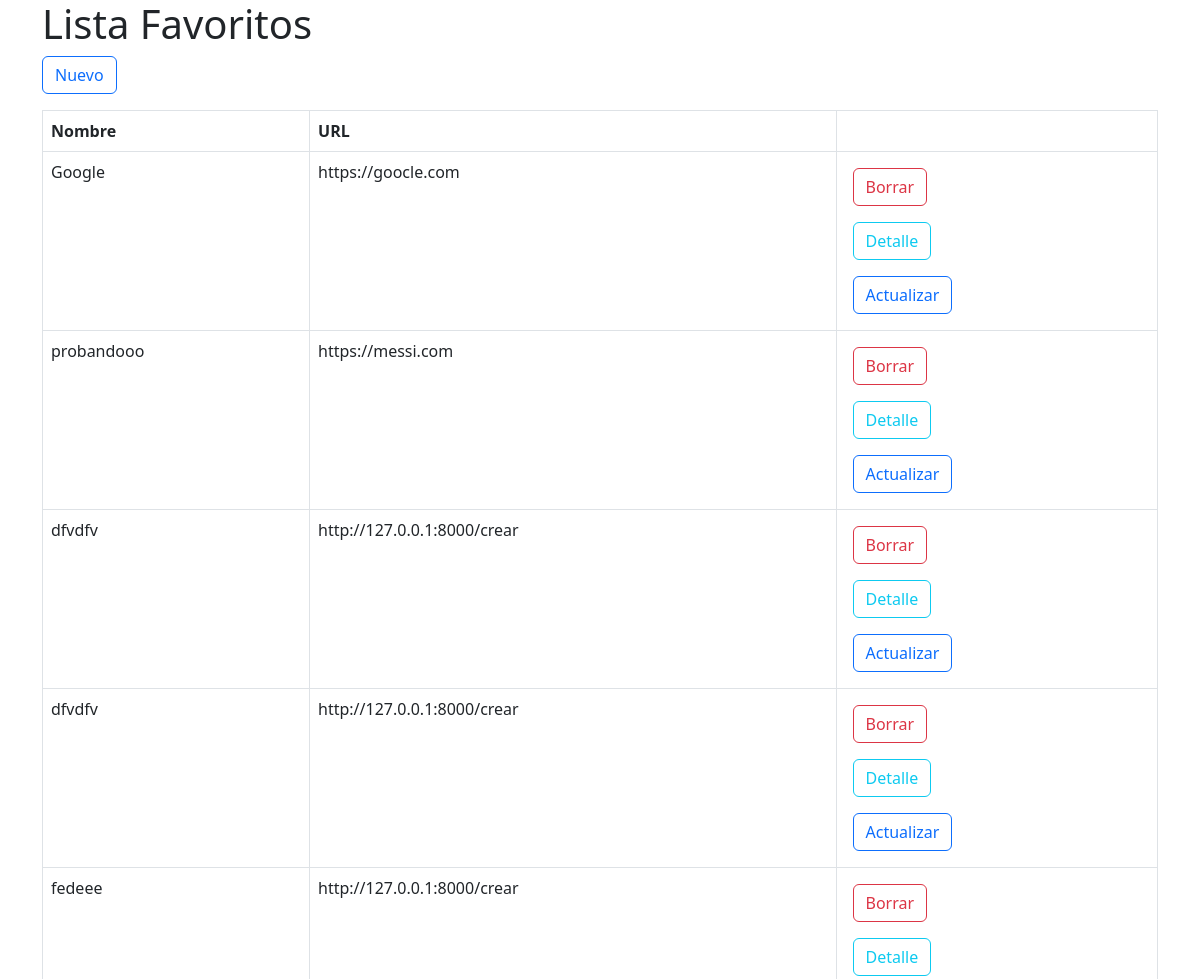
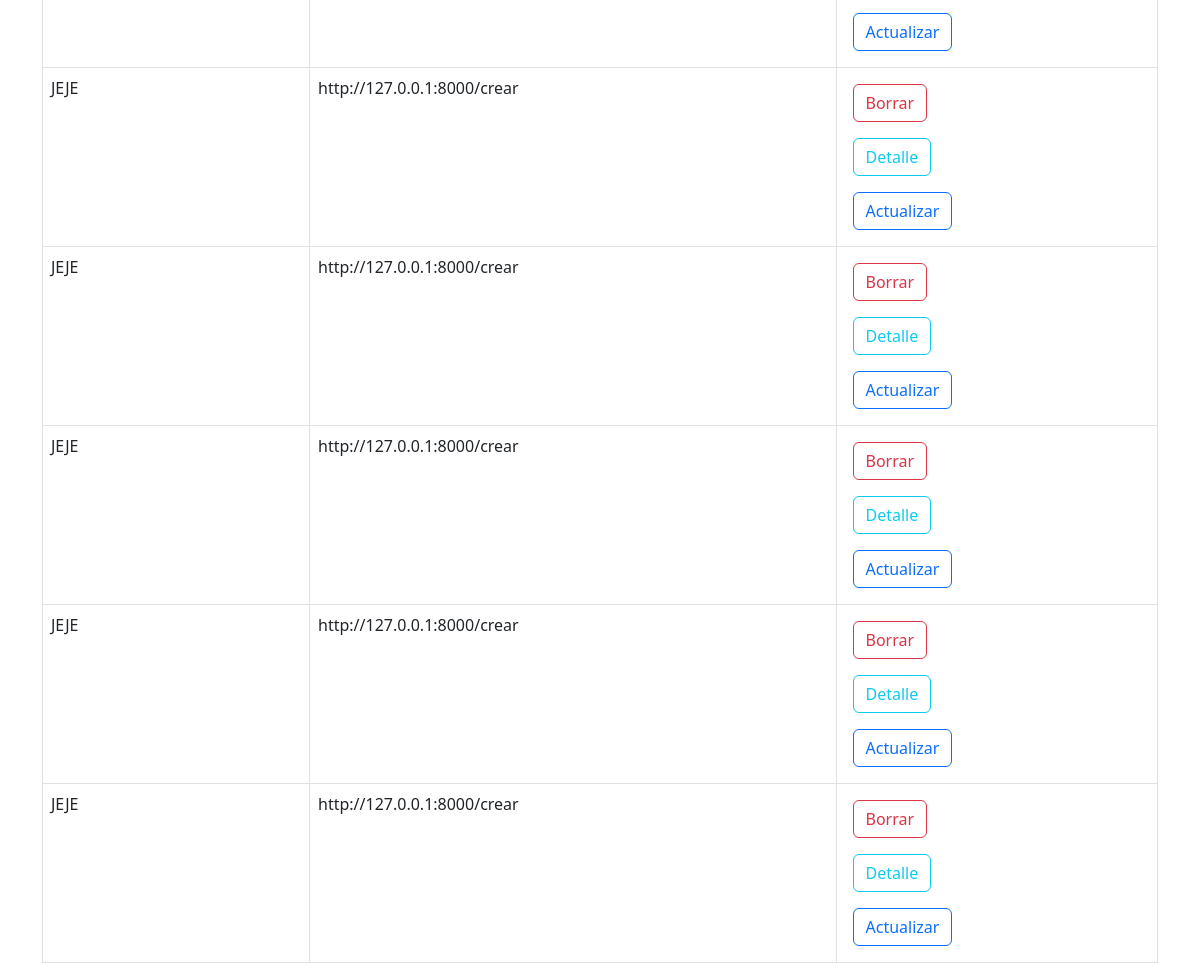
/, run on an earlier commit of the app's database (2 pictures, top to bottom).
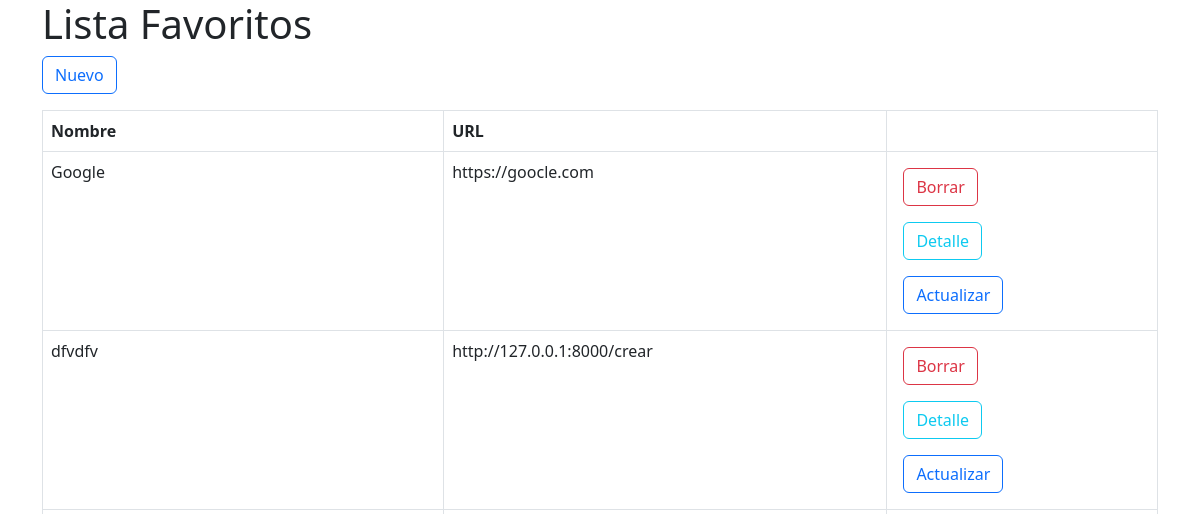
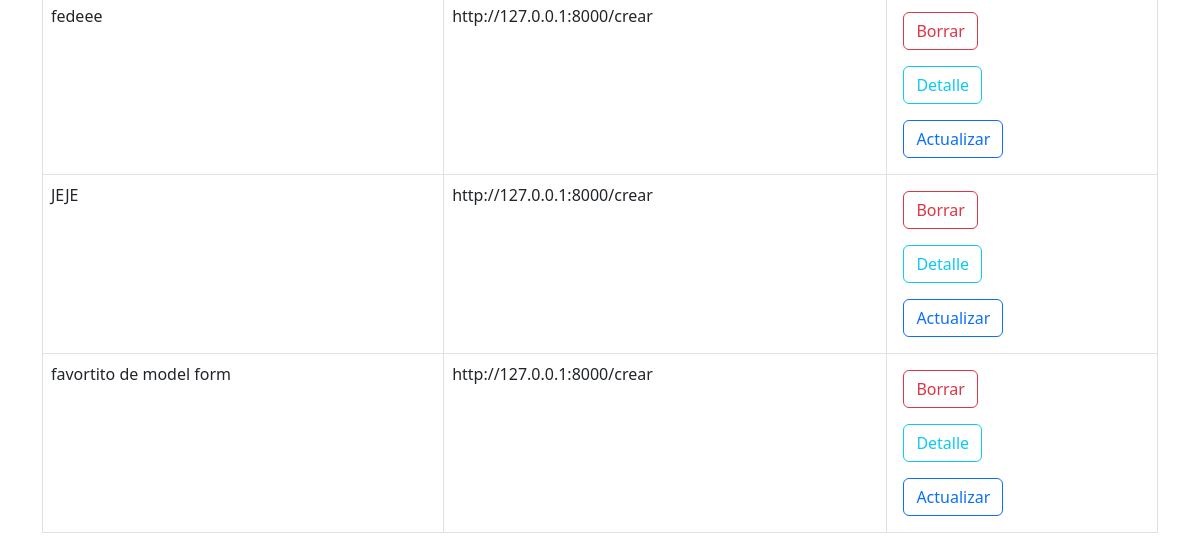
And on a later commit of the database (2 pictures, top to bottom).
### favoritos/models.py (models this page shows)
class Favoritos(models.Model):
    nombre = models.CharField(max_length=50, blank=True)
    url = models.URLField()

### favoritos/views.py (the view)
# urls.py: path('', index_favoritos, name='index'), #127.0.0.1:8000
def index_favoritos(request):
    favoritos_lista = Favoritos.objects.all()
    context = {
        'favoritos_lista':favoritos_lista
    }
    return render(request, 'favoritos/lista.html', context)

### favoritos/templates/favoritos/lista.html
{% extends 'base_bs5.html' %}
{% block main %}
    <div class="container">
        <div class="row">
            <div class="col">
                <h1>Lista Favoritos</h1>
                <p>
                    <a href="{% url 'favoritos:crear' %}" class="btn btn-outline-primary">Nuevo</a>
                </p>
            </div>
        </div>
        <div class="row">
            <div class="col">
                <table class="table table-bordered table-hover">
                    <thead>
                        <tr>
                            <th>Nombre</th>
                            <th>URL</th>
                            <th></th>
                        </tr>
                    </thead>
                    <tbody>
                        {% for favorito in favoritos_lista %}
                        <tr>
                            <td>{{ favorito.nombre }}</td>
                            <td>{{ favorito.url }}</td>
                            <td>
                                <a href="{% url 'favoritos:borrar' favorito.pk %}" class="btn btn-outline-danger m-2">Borrar</a>
                                <br>
                                <a href="{% url 'favoritos:detalle' favorito.pk %}" class="btn btn-outline-info m-2">Detalle</a>
                                <br>
                                <a href="{% url 'favoritos:actualizar' favorito.pk %}" class="btn btn-outline-primary m-2">Actualizar</a>
                            </td>
                        </tr>
                        {% endfor %}
                    </tbody>
                </table>
            </div>
        </div>
{% endblock main %}

### templates/base_bs5.html (shortened to what this page needs)
<!doctype html>
<html lang="es">
  <head>
    <link href="https://cdn.jsdelivr.net/npm/bootstrap@5.3.0-alpha1/dist/css/bootstrap.min.css" rel="stylesheet">
  </head>
  <body>
    {% block main %}
    {% endblock  %}
  </body>
</html>

What changed in the data, as far as the page shows it:
removed Favoritos: nombre "probandooo", url "https://messi.com"
removed Favoritos: nombre "dfvdfv", url "http://127.0.0.1:8000/crear"
removed Favoritos: nombre "JEJE", url "http://127.0.0.1:8000/crear"
removed Favoritos: nombre "JEJE", url "http://127.0.0.1:8000/crear"
removed Favoritos: nombre "JEJE", url "http://127.0.0.1:8000/crear"
removed Favoritos: nombre "JEJE", url "http://127.0.0.1:8000/crear"
added Favoritos: nombre "favortito de model form", url "http://127.0.0.1:8000/crear"
